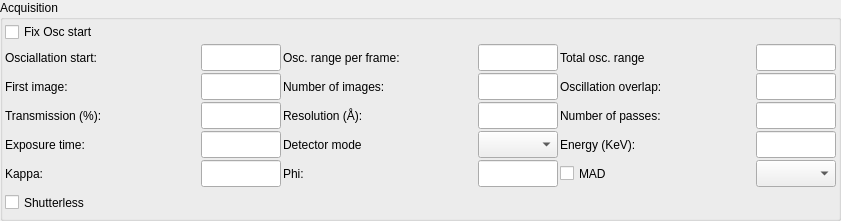
<?xml version="1.0" encoding="UTF-8"?>
<ui version="4.0">
 <class>acquisition_widget_horizontal_layout</class>
 <widget class="QWidget" name="acquisition_widget_horizontal_layout">
  <property name="geometry">
   <rect>
    <x>0</x>
    <y>0</y>
    <width>841</width>
    <height>220</height>
   </rect>
  </property>
  <property name="windowTitle">
   <string>Form</string>
  </property>
  <layout class="QGridLayout" name="main_layout">
   <property name="margin">
    <number>0</number>
   </property>
   <property name="spacing">
    <number>0</number>
   </property>
   <item row="0" column="0">
    <widget class="QGroupBox" name="main_gbox">
     <property name="title">
      <string>Acquisition</string>
     </property>
     <layout class="QVBoxLayout" name="verticalLayout">
      <property name="spacing">
       <number>2</number>
      </property>
      <property name="margin">
       <number>2</number>
      </property>
      <item>
       <layout class="QGridLayout" name="gridLayout">
        <property name="leftMargin">
         <number>0</number>
        </property>
        <property name="topMargin">
         <number>0</number>
        </property>
        <property name="spacing">
         <number>2</number>
        </property>
        <item row="2" column="2">
         <widget class="QLabel" name="num_images_label">
          <property name="acceptDrops">
           <bool>true</bool>
          </property>
          <property name="text">
           <string>Number of images:</string>
          </property>
          <property name="wordWrap">
           <bool>false</bool>
          </property>
         </widget>
        </item>
        <item row="5" column="2">
         <widget class="QLabel" name="kappa_phi_label">
          <property name="text">
           <string>Phi:</string>
          </property>
         </widget>
        </item>
        <item row="2" column="4">
         <widget class="QLabel" name="overlap_label">
          <property name="minimumSize">
           <size>
            <width>0</width>
            <height>27</height>
           </size>
          </property>
          <property name="maximumSize">
           <size>
            <width>16777215</width>
            <height>27</height>
           </size>
          </property>
          <property name="text">
           <string>Oscillation overlap:</string>
          </property>
          <property name="wordWrap">
           <bool>false</bool>
          </property>
         </widget>
        </item>
        <item row="3" column="1">
         <widget class="QLineEdit" name="transmission_ledit">
          <property name="minimumSize">
           <size>
            <width>80</width>
            <height>27</height>
           </size>
          </property>
          <property name="maximumSize">
           <size>
            <width>80</width>
            <height>27</height>
           </size>
          </property>
         </widget>
        </item>
        <item row="1" column="5">
         <widget class="QLineEdit" name="osc_total_range_ledit">
          <property name="minimumSize">
           <size>
            <width>0</width>
            <height>27</height>
           </size>
          </property>
          <property name="maximumSize">
           <size>
            <width>80</width>
            <height>27</height>
           </size>
          </property>
         </widget>
        </item>
        <item row="1" column="2">
         <widget class="QLabel" name="osc_range_label">
          <property name="text">
           <string>Osc. range per frame:</string>
          </property>
          <property name="wordWrap">
           <bool>false</bool>
          </property>
         </widget>
        </item>
        <item row="1" column="4">
         <widget class="QLabel" name="osc_total_range_label">
          <property name="minimumSize">
           <size>
            <width>0</width>
            <height>27</height>
           </size>
          </property>
          <property name="text">
           <string>Total osc. range</string>
          </property>
         </widget>
        </item>
        <item row="4" column="2">
         <widget class="QLabel" name="detector_roi_mode_label">
          <property name="text">
           <string>Detector mode</string>
          </property>
         </widget>
        </item>
        <item row="4" column="1">
         <widget class="QLineEdit" name="exp_time_ledit">
          <property name="minimumSize">
           <size>
            <width>80</width>
            <height>27</height>
           </size>
          </property>
          <property name="maximumSize">
           <size>
            <width>80</width>
            <height>27</height>
           </size>
          </property>
         </widget>
        </item>
        <item row="5" column="1">
         <widget class="QLineEdit" name="kappa_ledit">
          <property name="minimumSize">
           <size>
            <width>0</width>
            <height>27</height>
           </size>
          </property>
          <property name="maximumSize">
           <size>
            <width>80</width>
            <height>27</height>
           </size>
          </property>
         </widget>
        </item>
        <item row="4" column="3">
         <widget class="QComboBox" name="detector_roi_mode_combo">
          <property name="minimumSize">
           <size>
            <width>80</width>
            <height>27</height>
           </size>
          </property>
          <property name="maximumSize">
           <size>
            <width>80</width>
            <height>27</height>
           </size>
          </property>
         </widget>
        </item>
        <item row="3" column="0">
         <widget class="QLabel" name="transmission_label">
          <property name="text">
           <string>Transmission (%):</string>
          </property>
          <property name="wordWrap">
           <bool>false</bool>
          </property>
         </widget>
        </item>
        <item row="1" column="1">
         <widget class="QLineEdit" name="osc_start_ledit">
          <property name="minimumSize">
           <size>
            <width>80</width>
            <height>27</height>
           </size>
          </property>
          <property name="maximumSize">
           <size>
            <width>80</width>
            <height>27</height>
           </size>
          </property>
         </widget>
        </item>
        <item row="2" column="3">
         <widget class="QLineEdit" name="num_images_ledit">
          <property name="minimumSize">
           <size>
            <width>70</width>
            <height>27</height>
           </size>
          </property>
          <property name="maximumSize">
           <size>
            <width>80</width>
            <height>27</height>
           </size>
          </property>
         </widget>
        </item>
        <item row="2" column="0">
         <widget class="QLabel" name="first_iamge_label">
          <property name="text">
           <string>First image:</string>
          </property>
          <property name="wordWrap">
           <bool>false</bool>
          </property>
         </widget>
        </item>
        <item row="5" column="5">
         <widget class="QComboBox" name="energies_combo">
          <property name="minimumSize">
           <size>
            <width>80</width>
            <height>27</height>
           </size>
          </property>
          <property name="maximumSize">
           <size>
            <width>80</width>
            <height>27</height>
           </size>
          </property>
         </widget>
        </item>
        <item row="3" column="3">
         <widget class="QLineEdit" name="resolution_ledit">
          <property name="minimumSize">
           <size>
            <width>80</width>
            <height>27</height>
           </size>
          </property>
          <property name="maximumSize">
           <size>
            <width>80</width>
            <height>27</height>
           </size>
          </property>
         </widget>
        </item>
        <item row="3" column="2">
         <widget class="QLabel" name="resolution_label">
          <property name="text">
           <string>Resolution (Å):</string>
          </property>
          <property name="wordWrap">
           <bool>false</bool>
          </property>
         </widget>
        </item>
        <item row="4" column="0">
         <widget class="QLabel" name="exp_time_label">
          <property name="text">
           <string>Exposure time:</string>
          </property>
          <property name="wordWrap">
           <bool>false</bool>
          </property>
         </widget>
        </item>
        <item row="5" column="3">
         <widget class="QLineEdit" name="kappa_phi_ledit">
          <property name="minimumSize">
           <size>
            <width>0</width>
            <height>27</height>
           </size>
          </property>
          <property name="maximumSize">
           <size>
            <width>80</width>
            <height>27</height>
           </size>
          </property>
         </widget>
        </item>
        <item row="5" column="4">
         <widget class="QCheckBox" name="mad_cbox">
          <property name="minimumSize">
           <size>
            <width>0</width>
            <height>27</height>
           </size>
          </property>
          <property name="maximumSize">
           <size>
            <width>16777215</width>
            <height>27</height>
           </size>
          </property>
          <property name="text">
           <string>MAD</string>
          </property>
         </widget>
        </item>
        <item row="6" column="0">
         <widget class="QCheckBox" name="shutterless_cbx">
          <property name="minimumSize">
           <size>
            <width>0</width>
            <height>27</height>
           </size>
          </property>
          <property name="maximumSize">
           <size>
            <width>16777215</width>
            <height>27</height>
           </size>
          </property>
          <property name="text">
           <string>Shutterless</string>
          </property>
         </widget>
        </item>
        <item row="4" column="5">
         <widget class="QLineEdit" name="energy_ledit">
          <property name="minimumSize">
           <size>
            <width>80</width>
            <height>27</height>
           </size>
          </property>
          <property name="maximumSize">
           <size>
            <width>80</width>
            <height>27</height>
           </size>
          </property>
         </widget>
        </item>
        <item row="3" column="5">
         <widget class="QLineEdit" name="num_passes_ledit">
          <property name="enabled">
           <bool>true</bool>
          </property>
          <property name="minimumSize">
           <size>
            <width>80</width>
            <height>27</height>
           </size>
          </property>
          <property name="maximumSize">
           <size>
            <width>80</width>
            <height>27</height>
           </size>
          </property>
         </widget>
        </item>
        <item row="4" column="4">
         <widget class="QLabel" name="energy_label">
          <property name="minimumSize">
           <size>
            <width>0</width>
            <height>27</height>
           </size>
          </property>
          <property name="maximumSize">
           <size>
            <width>16777215</width>
            <height>27</height>
           </size>
          </property>
          <property name="text">
           <string>Energy (KeV):</string>
          </property>
          <property name="wordWrap">
           <bool>false</bool>
          </property>
         </widget>
        </item>
        <item row="5" column="0">
         <widget class="QLabel" name="kappa_label">
          <property name="text">
           <string>Kappa:</string>
          </property>
         </widget>
        </item>
        <item row="3" column="4">
         <widget class="QLabel" name="num_passes_label">
          <property name="enabled">
           <bool>true</bool>
          </property>
          <property name="minimumSize">
           <size>
            <width>0</width>
            <height>27</height>
           </size>
          </property>
          <property name="maximumSize">
           <size>
            <width>16777215</width>
            <height>27</height>
           </size>
          </property>
          <property name="text">
           <string>Number of passes:</string>
          </property>
          <property name="wordWrap">
           <bool>false</bool>
          </property>
         </widget>
        </item>
        <item row="2" column="5">
         <widget class="QLineEdit" name="overlap_ledit">
          <property name="minimumSize">
           <size>
            <width>80</width>
            <height>27</height>
           </size>
          </property>
          <property name="maximumSize">
           <size>
            <width>80</width>
            <height>27</height>
           </size>
          </property>
         </widget>
        </item>
        <item row="1" column="3">
         <widget class="QLineEdit" name="osc_range_ledit">
          <property name="minimumSize">
           <size>
            <width>80</width>
            <height>27</height>
           </size>
          </property>
          <property name="maximumSize">
           <size>
            <width>80</width>
            <height>27</height>
           </size>
          </property>
         </widget>
        </item>
        <item row="2" column="1">
         <widget class="QLineEdit" name="first_image_ledit">
          <property name="minimumSize">
           <size>
            <width>80</width>
            <height>27</height>
           </size>
          </property>
          <property name="maximumSize">
           <size>
            <width>80</width>
            <height>27</height>
           </size>
          </property>
         </widget>
        </item>
        <item row="1" column="0">
         <widget class="QLabel" name="osc_start_label">
          <property name="text">
           <string>Osciallation start:</string>
          </property>
         </widget>
        </item>
        <item row="0" column="0">
         <widget class="QCheckBox" name="osc_start_cbox">
          <property name="text">
           <string>Fix Osc start</string>
          </property>
         </widget>
        </item>
       </layout>
      </item>
     </layout>
    </widget>
   </item>
  </layout>
 </widget>
 <resources/>
 <connections/>
</ui>
